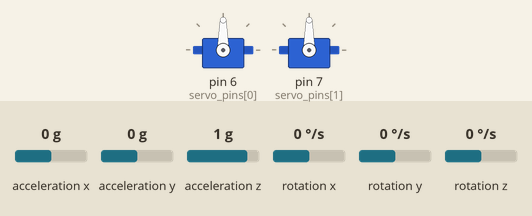
Simulated run of this sketch. Board: Arduino Uno, built with avr-gcc and run on an emulated ATmega328P. Shown: 2 × servo. Wiring (inferred from the names in the program): MPU-6050 motion sensor at I2C address 0x68. Inputs (shaded band) come from the test bench; at power-on: acceleration x 0 g, acceleration y 0 g, acceleration z 1 g, rotation x 0 °/s, rotation y 0 °/s, rotation z 0 °/s.

Above: at 5.9 s.
6.0 s: acceleration x set to -0.9 g
7.5 s: acceleration x set to -1.2 g
At 8.27 s:
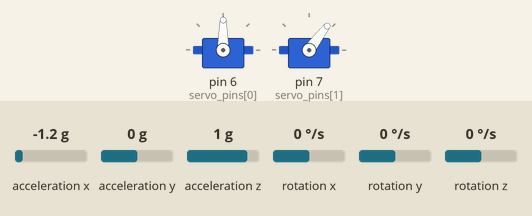
10.5 s: acceleration y set to -1.4 g
At 10.77 s:
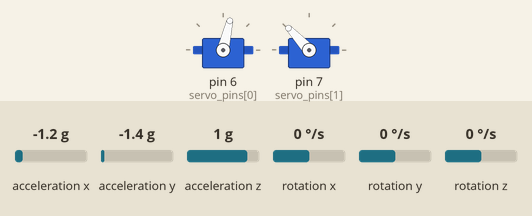
13.5 s: acceleration z set to -1.4 g
At 13.9 s:
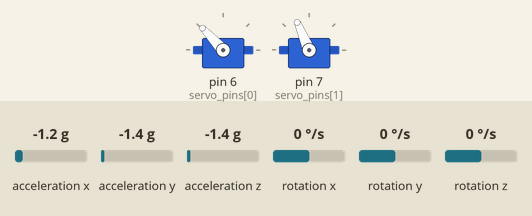
16.5 s: rotation x set to -3 °/s
At 19.3 s:
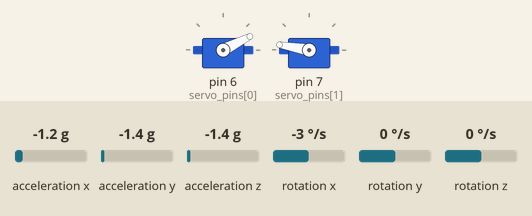
19.5 s: acceleration y set to -0.8 g
Timing chart, 0 to 22.5 s (numbered marks = the images above; inputs shaded):
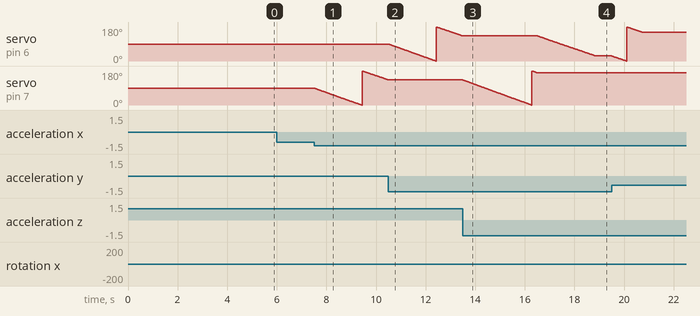

The sketch:

lab2.ino
```cpp
#include <Wire.h>
#include <Servo.h>

#define acc_sensitivity 8192.0
#define gyro_sensitivity 65.536
// 10 ms sample rate. */
#define dt 0.01


/* MPU values. */
int gyro[3];
int acc[3];
int temp;

/* gyro calibration values. */
long gyro_cal[3];

/*pin 7 for (pitch values) dir = 0 , pin 7 for (roll values) dir = 1. */
const int servo_pins[2] = {6, 7};
Servo servos[2];

/* initial angles for the servo motor. */
int angles[2] = {90,90};

/* variables to calculate pitch & roll values. */
float angle = 0;
int dir;
float pitch_angle, roll_angle, prev_pitch, prev_roll;
float tolerance = 0.1;
bool first_time = false;

void setup() {
  Wire.begin();
  Serial.begin(9600);

  setupMPU();
  for (int cal_int = 0; cal_int < 1000 ; cal_int ++){
    read_values();
    gyro_cal[0] += gyro[0];
    gyro_cal[1] += gyro[1];
    gyro_cal[2] += gyro[2];
    delay(3);
  }

  /* divide by 1000 to get avarage offset. */
  gyro_cal[0] /= 1000;
  gyro_cal[1] /= 1000;
  gyro_cal[2] /= 1000;

  /* attaches the servo on pin 9 to the servo object. */
  servos[0].attach(servo_pins[0]);
  servos[1].attach(servo_pins[1]);
  servos[0].write(angles[0]);
  servos[1].write(angles[1]);

}

void loop(){
  read_values();
  gyro[0] -= gyro_cal[0];
  gyro[1] -= gyro_cal[1];
  gyro[2] -= gyro_cal[2];

  ComplementaryFilter(acc, gyro, &pitch_angle, &roll_angle);
}


void ComplementaryFilter(int accData[3], int gyrData[3], float *pitch, float *roll)
{
    float pitchAcc, rollAcc;

    /* Integrate the gyroscope data which is angular velocity to get the angle. */
    // Angle around the X-axis
    *pitch += ((float)gyrData[0] / gyro_sensitivity) * dt;
    // Angle around the Y-axis
    *roll -= ((float)gyrData[1] / gyro_sensitivity) * dt;

    /* Compensate for drift with accelerometer data. */
    // Sensitivity = -2 to 2 G at 16Bit -> 2G = 32768 && 0.5G = 8192

    int forceMagnitudeApprox = abs(accData[0]) + abs(accData[1]) + abs(accData[2]);

    if (forceMagnitudeApprox > 8192 && forceMagnitudeApprox < 32768)
    {
        // Turning around the X axis results in a vector on the Y-axis
        pitchAcc = atan2f((float)accData[1], (float)accData[2]) * 180 / M_PI;
        *pitch = *pitch * 0.98 + pitchAcc * 0.02;

        // Turning around the Y axis results in a vector on the X-axis
        rollAcc = atan2f((float)accData[0], (float)accData[2]) * 180 / M_PI;
        *roll = *roll * 0.98 + rollAcc * 0.02;
    }


    /* plot the data to understance the pattern. */
    /*
    Serial.println(*pitch);Serial.print(",");
    Serial.println(*roll);Serial.print(",");
    */

    /* first time to set pitch & roll values to be used later in feedback. */
    if(first_time == false){
      prev_pitch = *pitch;
      prev_roll = *roll;
      first_time = true;
      return;
    }


    /* determine which direction we will go and by which angle. */
    /* I choose scale to each angle degree , I know that from the plotting pattern. */
    if(abs(*pitch - prev_pitch) > abs(*roll - prev_roll) && abs(*pitch - prev_pitch) > tolerance){
      dir = 0;
      angle = (*pitch - prev_pitch) * 2;
    }
    else if(abs(*roll - prev_roll) > tolerance){
      dir = 1;
      angle = (*roll - prev_roll) * 2;
    }
    else{
      /* means no change at any servo (stationary). */
      dir = -1;
    }

    prev_pitch = *pitch;
    prev_roll = *roll;

    rotate();
}


void rotate(){

  /* DEBUG. */
  /*
  Serial.print("rotate by angle = ");
  Serial.println(angle);
  Serial.print("in direction");
  Serial.println(dir);
  Serial.println("===========================");
  */


  if(dir == -1)return;

  servos[1 - dir].write(angles[1 - dir]);

  int sign = 1;
  if(angle < 0) sign = -1;
  for(int i=0;i<abs(angle);i++){

    servos[dir].write((angles[dir] + sign * 1 + 181) % 181);
    angles[dir] = (angles[dir] + sign * 1 + 181) % 181;
    delay(20);
  }

}

void setupMPU(){
  //Activate the MPU-6050
  Wire.beginTransmission(0x68);                                        //Start communicating with the MPU-6050
  Wire.write(0x6B);                                                    //Send the requested starting register
  Wire.write(0x00);                                                    //Set the requested starting register
  Wire.endTransmission();
  //Configure the accelerometer (+/-8g)
  Wire.beginTransmission(0x68);                                        //Start communicating with the MPU-6050
  Wire.write(0x1C);                                                    //Send the requested starting register
  Wire.write(0x10);                                                    //Set the requested starting register
  Wire.endTransmission();
  //Configure the gyro (500dps full scale)
  Wire.beginTransmission(0x68);                                        //Start communicating with the MPU-6050
  Wire.write(0x1B);                                                    //Send the requested starting register
  Wire.write(0x08);                                                    //Set the requested starting register
  Wire.endTransmission();
}


void read_values(){                                             //Subroutine for reading the raw gyro and accelerometer data
  Wire.beginTransmission(0x68);
  Wire.write(0x3B);  // starting with register 0x3B (ACCEL_XOUT_H)
  Wire.endTransmission(false);
  Wire.requestFrom(0x68, 14, true); // request a total of 14 registers

  readAcceleration();
  readTempreture();
  readGyro();
}

void readAcceleration() {
  while (Wire.available() < 6);
  // read the acceleration values , note that the value is divided into two adjacent register
  // each one has the first half bits so we should concatenate them by shifting and oring
  acc[0] = Wire.read() << 8 | Wire.read(); // 0x3B (ACCEL_XOUT_H) & 0x3C (ACCEL_XOUT_L)
  acc[1] = Wire.read() << 8 | Wire.read(); // 0x3D (ACCEL_YOUT_H) & 0x3E (ACCEL_YOUT_L)
  acc[2] = Wire.read() << 8 | Wire.read(); // 0x3F (ACCEL_ZOUT_H) & 0x40 (ACCEL_ZOUT_L);
}


void readTempreture() {
  while (Wire.available() < 1);
  temp = Wire.read() << 8 | Wire.read(); // 0x41 (TEMP_OUT_H) & 0x42 (TEMP_OUT_L)
}

void readGyro() {
  while (Wire.available() < 6);
  // read the gyro values , note that the value is divided into two adjacent register
  // each one has the first half bits so we should concatenate them by shifting and oring
  gyro[0] = Wire.read() << 8 | Wire.read(); // 0x43 (GYRO_XOUT_H) & 0x44 (GYRO_XOUT_L)
  gyro[1] = Wire.read() << 8 | Wire.read(); // 0x45 (GYRO_YOUT_H) & 0x46 (GYRO_YOUT_L)
  gyro[2] = Wire.read() << 8 | Wire.read(); // 0x47 (GYRO_ZOUT_H) & 0x48 (GYRO_ZOUT_L)


  // Plot
  /*
  Serial.print(gyro[0]);Serial.print(",");
  Serial.print(gyro[1]);Serial.print(",");
  Serial.println(gyro[2]);
  */
}
```

Measured:
- the behaviour switches between -1 and -1.1 g on acceleration x (found by bisection; images 0 and 1)
- the behaviour switches between -1 and -2 °/s on rotation x (found by bisection; images 3 and 4)
- after the input at 6.0 s, every drawn part: stays the same
- after the input at 10.5 s, servo on pin 7 (servo_pins[1]): stays 133° (without the input it goes to 132° after 0.01 s)
- after the input at 13.5 s, servo on pin 6 (servo_pins[0]): stays 133° (without the input it goes to 132° after 0.01 s)
- after the input at 16.5 s, servo on pin 6 (servo_pins[0]): moves from 133° to 27° over 2.3 s, starting at once; servo on pin 7 (servo_pins[1]): goes on until 16.5 s, then stays 170°
